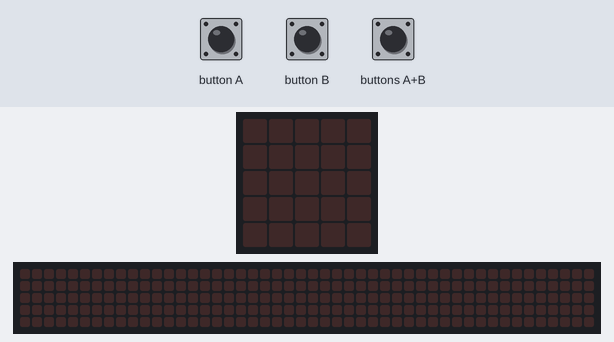
Bench run of a program on a simulated BBC micro:bit (MakeCode). On the bench: the board's 5×5 LED display, a strip that is not on the board, showing the scrolling text unrolled. The inputs (shaded band) are chosen by the test bench. The 48×5 strip is a reading aid, not a part: it shows the text the display is scrolling, unrolled, one strip-width of it at a time.

Above: at 1.2 s.
1.3 s: button B pressed for 0.15 s
At 3.92 s:
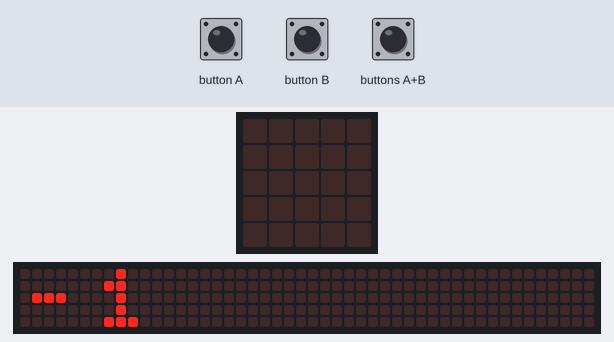
4.3 s: buttons A+B pressed for 0.15 s
At 5.0 s:
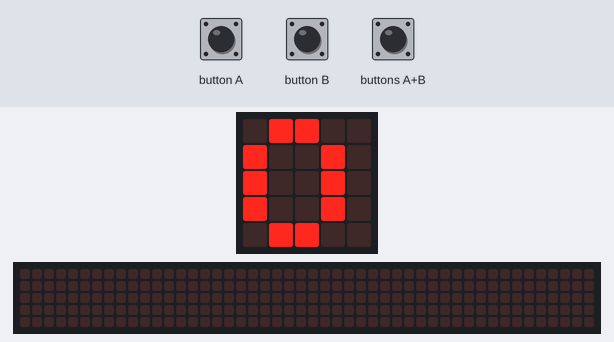
At 14.9 s:
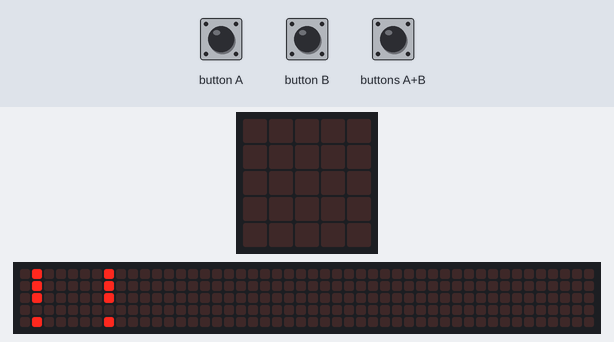

Measured:
- after the input at 1.3 s, the display: changes after 0.15 s (image 1)
- after the input at 4.3 s, the display: changes after 0.15 s (image 2)
- what the display in image 1 shows lasts 0.5 s, from 3.7 s to 4.2 s
- what the display in image 2 shows lasts 0.7 s, from 4.5 s to 5.2 s

The program:

main.ts
```typescript
let nombre_de_personne = 0
input.onButtonPressed(Button.A, function () {
    nombre_de_personne += 1
    basic.showNumber(nombre_de_personne)
})
input.onButtonPressed(Button.AB, function () {
    basic.showNumber(0)
    basic.showString("!!DANGER!!")
})
input.onButtonPressed(Button.B, function () {
    nombre_de_personne += -1
    basic.showNumber(nombre_de_personne)
})
```

test.ts
```typescript
// les tests vont ici ; cela ne sera pas compilé si ce paquet est utilisé en tant qu'extension.
```
